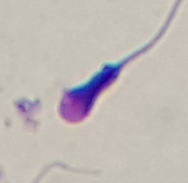
#> input picture data/Abnormal_Sperm/Abnormal_Sperm (121).bmp, 188 x 183 px; its folder holds only this picture in this run
$ jupyter execute --allow-errors '1. Data Exploration.ipynb'
#> lines starting #> are read from the running program, lines starting #| are printed output that depends on the picture
# Data Exploration

### Imports

[cell 1]
import os
import matplotlib.pyplot as plt
import cv2
import pandas as pd

import numpy as np

### Class Distribution

[cell 2]
dataset_path = r"data"
classes = os.listdir(dataset_path)
counts = [len(os.listdir(os.path.join(dataset_path, c))) for c in classes]
#> (the rest of this cell did not finish here and is left out)

### Resizing Images

[cell 3]
image_paths = []
labels = []
for classes in os.listdir(dataset_path):
    for img_file in os.listdir(f"data/{classes}/"):
        image_paths.append(f"data/{classes}/{img_file}")
        labels.append(classes)

df = pd.DataFrame({"image_path": image_paths, "label": labels})

# Load the images
def load(path):
    img= cv2.imread(path)
#> img is the input picture: shape (183, 188, 3); mean B, G, R 181.3, 185.6, 192.2
    img = cv2.cvtColor(img, cv2.COLOR_BGR2RGB)
#> call 2 of load, with path = 'data/Non-Sperm/Non-Sperm (103).bmp'
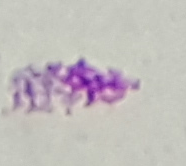
#> input picture data/Non-Sperm/Non-Sperm (103).bmp, 186 x 166 px
#> in load, img is the input picture: shape (166, 186, 3); mean B, G, R 188.5, 188.9, 194.4
    return img

# Resize the images
def resize(img, img_size=(224,224)):
#> called with img_size = (224, 224)
    img = cv2.resize(img, img_size)
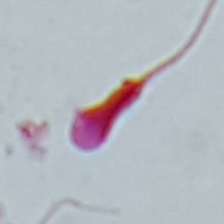
#> img: shape (224, 224, 3); mean of channels 0, 1, 2 192.1, 185.5, 181.2; drawn as B, G, R
    return img

df["raw_image"] = df["image_path"].apply(load)
df["resized_image"] = df["raw_image"].apply(resize)
#> call 2 of resize, with img_size = (224, 224)
#> in resize (call 2), `img = cv2.resize(img, img_size)`:
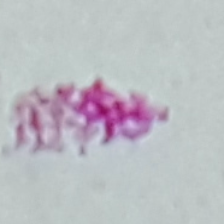
#> img: shape (224, 224, 3); mean of channels 0, 1, 2 194.3, 188.7, 188.4; drawn as B, G, R


# Print shapes
#> (the rest of this cell did not finish here and is left out)

[cell 4]
import numpy as np
import pandas as pd
import matplotlib.pyplot as plt

# Assuming df["raw_image"] contains image arrays (e.g., loaded with OpenCV/PIL)
# Extract dimensions (height, width, channels) for each image
df["dimensions"] = df["raw_image"].apply(lambda img: img.shape)  # Returns (height, width, channels)
df[["height", "width", "channels"]] = pd.DataFrame(df["dimensions"].tolist(), index=df.index)

# Plot 1: Scatter Plot (Width vs. Height)
plt.figure(figsize=(10, 5))
plt.subplot(1, 2, 1)
plt.scatter(df["width"], df["height"], alpha=0.6, color='blue')
plt.xlabel("Width (pixels)")
plt.ylabel("Height (pixels)")
plt.title("Image Dimensions Scatter Plot")
plt.grid(True)

# Plot 2: Histograms (Width & Height Distributions)
plt.subplot(1, 2, 2)
plt.hist(df["width"], bins=20, alpha=0.7, color='red', label="Width")
plt.hist(df["height"], bins=20, alpha=0.7, color='green', label="Height")
plt.xlabel("Pixels")
plt.ylabel("Frequency")
plt.title("Distribution of Width & Height")
plt.legend()
plt.grid(True)

# [8 lines of commented-out code are left out]

plt.tight_layout()
plt.show()
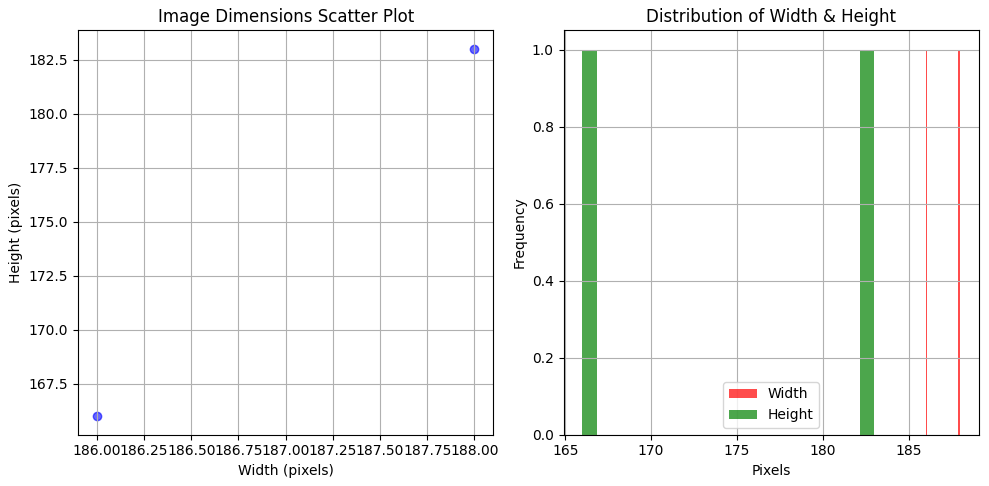
#> figure drawn by matplotlib, 2 panels
